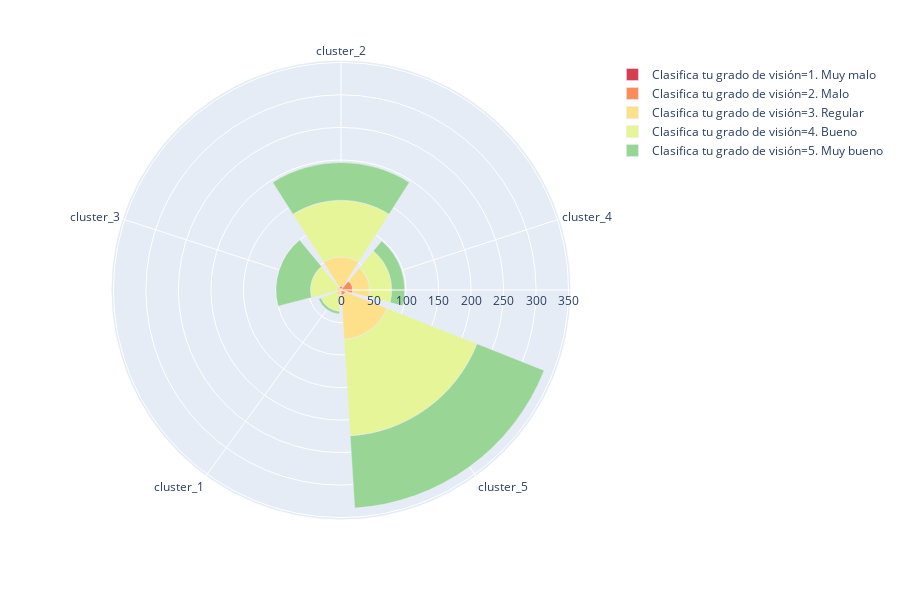
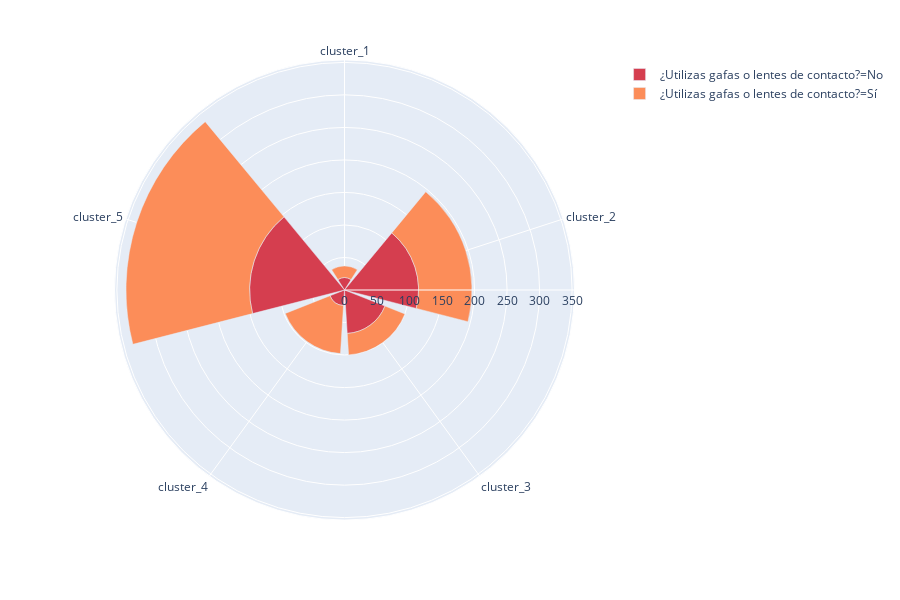
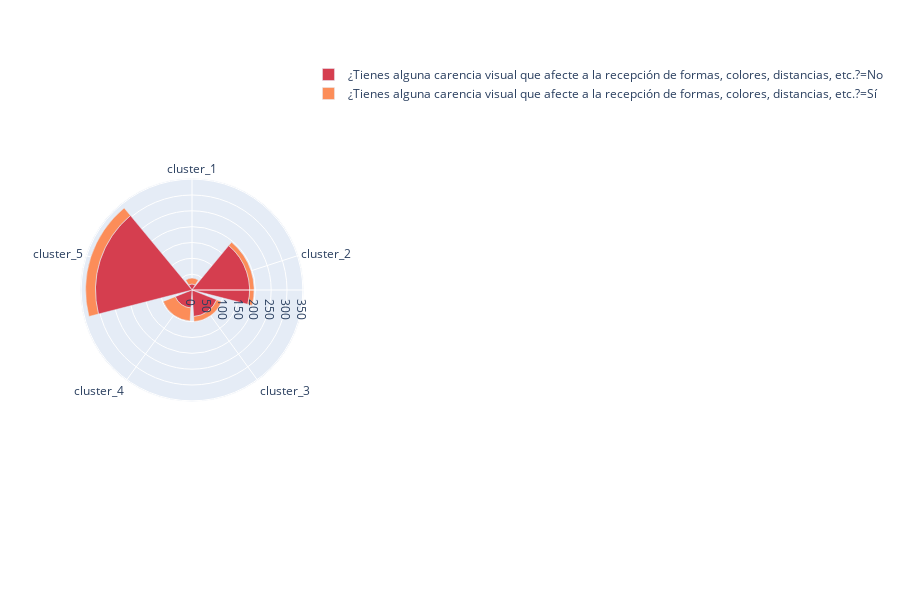
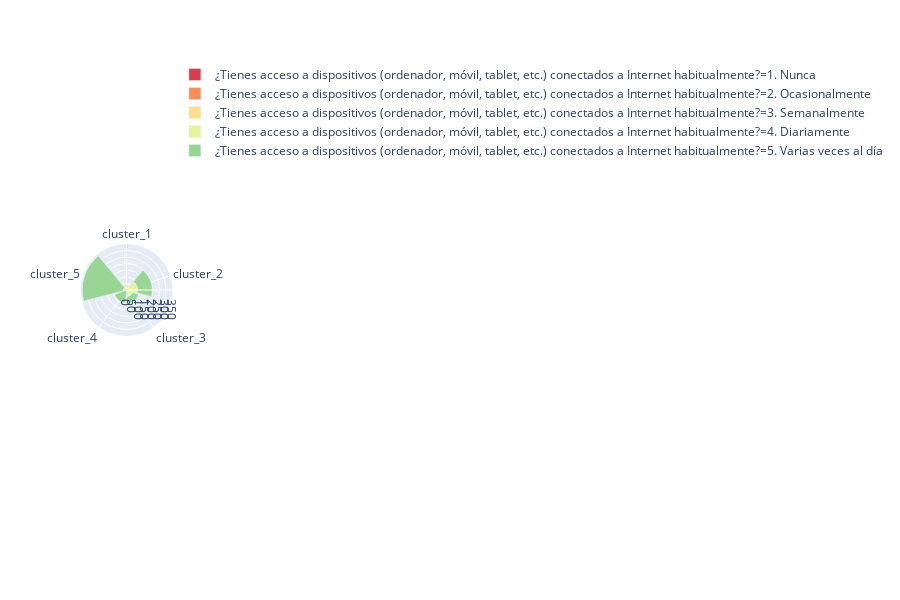

Here is the notebook cell these charts were saved with, in order:
### Code cell
compare_reception_images_by_prosume_clusters_esp(dataframe_with_clusters_esp)

### Figure 1 — Plotly figure (JSON) as saved in the notebook; plotly's stock layout.template omitted (floating-point values rounded to 4 significant figures)
{"data": [{"hovertemplate": "Clasifica tu grado de visión=1. Muy malo<br>counts=%{r}<br>prosume_cluster=%{theta}<extra></extra>", "legendgroup": "Clasifica tu grado de visión=1. Muy malo", "marker": {"color": "rgb(213,62,79)"}, "name": "Clasifica tu grado de visión=1. Muy malo", "r": [2, 2], "showlegend": true, "theta": ["cluster_2", "cluster_4"], "type": "barpolar", "uid": "0eb0e71f-8777-4439-bfee-50294da93f16"}, {"hovertemplate": "Clasifica tu grado de visión=2. Malo<br>counts=%{r}<br>prosume_cluster=%{theta}<extra></extra>", "legendgroup": "Clasifica tu grado de visión=2. Malo", "marker": {"color": "rgb(252,141,89)"}, "name": "Clasifica tu grado de visión=2. Malo", "r": [4, 16, 8], "showlegend": true, "theta": ["cluster_2", "cluster_4", "cluster_5"], "type": "barpolar", "uid": "cf641a8d-b063-45e1-af64-0f893a9923f1"}, {"hovertemplate": "Clasifica tu grado de visión=3. Regular<br>counts=%{r}<br>prosume_cluster=%{theta}<extra></extra>", "legendgroup": "Clasifica tu grado de visión=3. Regular", "marker": {"color": "rgb(254,224,139)"}, "name": "Clasifica tu grado de visión=3. Regular", "r": [9, 45, 7, 26, 68], "showlegend": true, "theta": ["cluster_1", "cluster_2", "cluster_3", "cluster_4", "cluster_5"], "type": "barpolar", "uid": "fca874ca-b366-4ae3-ab49-d5079f5d2bcb"}, {"hovertemplate": "Clasifica tu grado de visión=4. Bueno<br>counts=%{r}<br>prosume_cluster=%{theta}<extra></extra>", "legendgroup": "Clasifica tu grado de visión=4. Bueno", "marker": {"color": "rgb(230,245,152)"}, "name": "Clasifica tu grado de visión=4. Bueno", "r": [24, 87, 40, 34, 149], "showlegend": true, "theta": ["cluster_1", "cluster_2", "cluster_3", "cluster_4", "cluster_5"], "type": "barpolar", "uid": "d095a63c-b000-4da7-960b-5afe130feb26"}, {"hovertemplate": "Clasifica tu grado de visión=5. Muy bueno<br>counts=%{r}<br>prosume_cluster=%{theta}<extra></extra>", "legendgroup": "Clasifica tu grado de visión=5. Muy bueno", "marker": {"color": "rgb(153,213,148)"}, "name": "Clasifica tu grado de visión=5. Muy bueno", "r": [4, 58, 53, 20, 111], "showlegend": true, "theta": ["cluster_1", "cluster_2", "cluster_3", "cluster_4", "cluster_5"], "type": "barpolar", "uid": "ea50a37b-dcc4-4273-9a87-bcbebf8b2fbe"}], "layout": {"barmode": "group", "barnorm": "", "height": 600, "legend": {"tracegroupgap": 0}, "margin": {"t": 60}, "polar": {"angularaxis": {"direction": "clockwise", "rotation": 90}}}}

### Figure 2 — Plotly figure (JSON) as saved in the notebook; plotly's stock layout.template omitted (floating-point values rounded to 4 significant figures)
{"data": [{"hovertemplate": "¿Utilizas gafas o lentes de contacto?=No<br>counts=%{r}<br>prosume_cluster=%{theta}<extra></extra>", "legendgroup": "¿Utilizas gafas o lentes de contacto?=No", "marker": {"color": "rgb(213,62,79)"}, "name": "¿Utilizas gafas o lentes de contacto?=No", "r": [19, 114, 67, 24, 146], "showlegend": true, "theta": ["cluster_1", "cluster_2", "cluster_3", "cluster_4", "cluster_5"], "type": "barpolar", "uid": "eded2b2d-7fc1-4688-91d4-f3cbffeb8600"}, {"hovertemplate": "¿Utilizas gafas o lentes de contacto?=Sí<br>counts=%{r}<br>prosume_cluster=%{theta}<extra></extra>", "legendgroup": "¿Utilizas gafas o lentes de contacto?=Sí", "marker": {"color": "rgb(252,141,89)"}, "name": "¿Utilizas gafas o lentes de contacto?=Sí", "r": [18, 82, 33, 74, 190], "showlegend": true, "theta": ["cluster_1", "cluster_2", "cluster_3", "cluster_4", "cluster_5"], "type": "barpolar", "uid": "6c4225f4-28aa-4a48-981c-e8519eafb902"}], "layout": {"barmode": "group", "barnorm": "", "height": 600, "legend": {"tracegroupgap": 0}, "margin": {"t": 60}, "polar": {"angularaxis": {"direction": "clockwise", "rotation": 90}}}}

### Figure 3 — Plotly figure (JSON) as saved in the notebook; plotly's stock layout.template omitted (floating-point values rounded to 4 significant figures)
{"data": [{"hovertemplate": "¿Tienes alguna carencia visual que afecte a la recepción de formas, colores, distancias, etc.?=No<br>counts=%{r}<br>prosume_cluster=%{theta}<extra></extra>", "legendgroup": "¿Tienes alguna carencia visual que afecte a la recepción de formas, colores, distancias, etc.?=No", "marker": {"color": "rgb(213,62,79)"}, "name": "¿Tienes alguna carencia visual que afecte a la recepción de formas, colores, distancias, etc.?=No", "r": [19, 182, 84, 57, 305], "showlegend": true, "theta": ["cluster_1", "cluster_2", "cluster_3", "cluster_4", "cluster_5"], "type": "barpolar", "uid": "d813b05a-9370-442e-b69f-b2894c25a89e"}, {"hovertemplate": "¿Tienes alguna carencia visual que afecte a la recepción de formas, colores, distancias, etc.?=Sí<br>counts=%{r}<br>prosume_cluster=%{theta}<extra></extra>", "legendgroup": "¿Tienes alguna carencia visual que afecte a la recepción de formas, colores, distancias, etc.?=Sí", "marker": {"color": "rgb(252,141,89)"}, "name": "¿Tienes alguna carencia visual que afecte a la recepción de formas, colores, distancias, etc.?=Sí", "r": [18, 14, 16, 41, 31], "showlegend": true, "theta": ["cluster_1", "cluster_2", "cluster_3", "cluster_4", "cluster_5"], "type": "barpolar", "uid": "51acf7d3-df36-4b35-ac75-299e4ccc1ee8"}], "layout": {"barmode": "group", "barnorm": "", "height": 600, "legend": {"tracegroupgap": 0}, "margin": {"t": 60}, "polar": {"angularaxis": {"direction": "clockwise", "rotation": 90}}}}

### Figure 4 — Plotly figure (JSON) as saved in the notebook; plotly's stock layout.template omitted (floating-point values rounded to 4 significant figures)
{"data": [{"hovertemplate": "¿Tienes acceso a dispositivos (ordenador, móvil, tablet, etc.) conectados a Internet habitualmente?=1. Nunca<br>counts=%{r}<br>prosume_cluster=%{theta}<extra></extra>", "legendgroup": "¿Tienes acceso a dispositivos (ordenador, móvil, tablet, etc.) conectados a Internet habitualmente?=1. Nunca", "marker": {"color": "rgb(213,62,79)"}, "name": "¿Tienes acceso a dispositivos (ordenador, móvil, tablet, etc.) conectados a Internet habitualmente?=1. Nunca", "r": [1], "showlegend": true, "theta": ["cluster_1"], "type": "barpolar", "uid": "05c5b2a9-ebd4-4666-9614-e6b3ef2dec83"}, {"hovertemplate": "¿Tienes acceso a dispositivos (ordenador, móvil, tablet, etc.) conectados a Internet habitualmente?=2. Ocasionalmente<br>counts=%{r}<br>prosume_cluster=%{theta}<extra></extra>", "legendgroup": "¿Tienes acceso a dispositivos (ordenador, móvil, tablet, etc.) conectados a Internet habitualmente?=2. Ocasionalmente", "marker": {"color": "rgb(252,141,89)"}, "name": "¿Tienes acceso a dispositivos (ordenador, móvil, tablet, etc.) conectados a Internet habitualmente?=2. Ocasionalmente", "r": [4, 4], "showlegend": true, "theta": ["cluster_1", "cluster_2"], "type": "barpolar", "uid": "c2dccb20-37c5-4792-afd0-fd0daf79984d"}, {"hovertemplate": "¿Tienes acceso a dispositivos (ordenador, móvil, tablet, etc.) conectados a Internet habitualmente?=3. Semanalmente<br>counts=%{r}<br>prosume_cluster=%{theta}<extra></extra>", "legendgroup": "¿Tienes acceso a dispositivos (ordenador, móvil, tablet, etc.) conectados a Internet habitualmente?=3. Semanalmente", "marker": {"color": "rgb(254,224,139)"}, "name": "¿Tienes acceso a dispositivos (ordenador, móvil, tablet, etc.) conectados a Internet habitualmente?=3. Semanalmente", "r": [15, 9, 4], "showlegend": true, "theta": ["cluster_1", "cluster_2", "cluster_3"], "type": "barpolar", "uid": "80868485-e513-4edd-aae5-de7a288b1ff5"}, {"hovertemplate": "¿Tienes acceso a dispositivos (ordenador, móvil, tablet, etc.) conectados a Internet habitualmente?=4. Diariamente<br>counts=%{r}<br>prosume_cluster=%{theta}<extra></extra>", "legendgroup": "¿Tienes acceso a dispositivos (ordenador, móvil, tablet, etc.) conectados a Internet habitualmente?=4. Diariamente", "marker": {"color": "rgb(230,245,152)"}, "name": "¿Tienes acceso a dispositivos (ordenador, móvil, tablet, etc.) conectados a Internet habitualmente?=4. Diariamente", "r": [16, 71, 47, 10, 26], "showlegend": true, "theta": ["cluster_1", "cluster_2", "cluster_3", "cluster_4", "cluster_5"], "type": "barpolar", "uid": "4748b0aa-187a-4b82-95b7-dacf92834d46"}, {"hovertemplate": "¿Tienes acceso a dispositivos (ordenador, móvil, tablet, etc.) conectados a Internet habitualmente?=5. Varias veces al día<br>counts=%{r}<br>prosume_cluster=%{theta}<extra></extra>", "legendgroup": "¿Tienes acceso a dispositivos (ordenador, móvil, tablet, etc.) conectados a Internet habitualmente?=5. Varias veces al día", "marker": {"color": "rgb(153,213,148)"}, "name": "¿Tienes acceso a dispositivos (ordenador, móvil, tablet, etc.) conectados a Internet habitualmente?=5. Varias veces al día", "r": [1, 112, 49, 88, 310], "showlegend": true, "theta": ["cluster_1", "cluster_2", "cluster_3", "cluster_4", "cluster_5"], "type": "barpolar", "uid": "f66aada7-e6de-4f63-af9e-2b99041cb929"}], "layout": {"barmode": "group", "barnorm": "", "height": 600, "legend": {"tracegroupgap": 0}, "margin": {"t": 60}, "polar": {"angularaxis": {"direction": "clockwise", "rotation": 90}}}}
